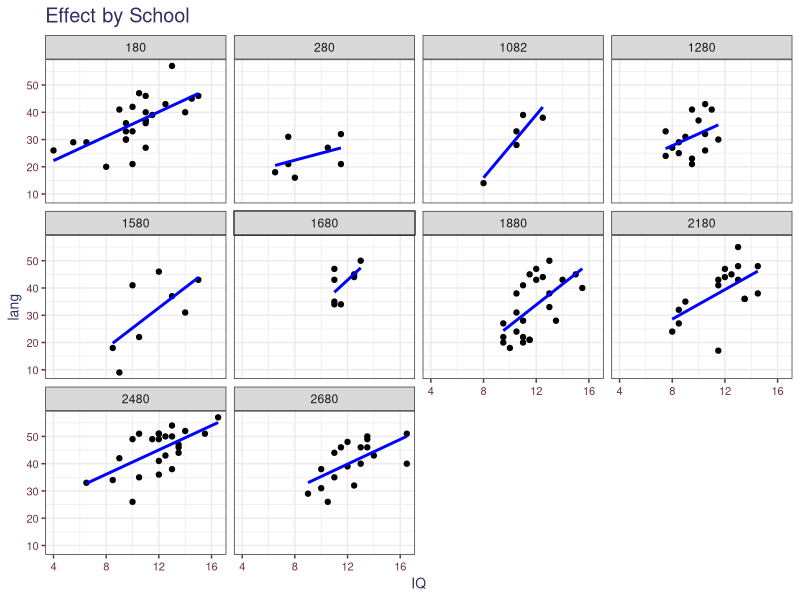

Source code (R):
## ---- chunk 1
library(knitr) # We need the knitr package to set chunk options
library(tidyverse)

# Set default knitr options for knitting code into the report:
opts_chunk$set(echo=TRUE,  # change to FALSE to keep code out of the knitted document
               cache=FALSE, # re-run code that has already been run?
               autodep=TRUE, # assure that caching dependencies are updated correctly
               cache.comments=FALSE, # do not re-run a chunk if only comments are changed
               message=FALSE, # change to FALSE to keep messages out of the knitted document
               warning=FALSE,  # change to FALSE to keep warnings out of the knitted document
               comment = NA,
               tidy.opts=list(width.cutoff=65))

theme1 <- theme_bw() +
  theme(axis.text = element_text(size = 8, colour = "#6b3447"),
        axis.title = element_text(size = 10, colour = "#2f2f63"),
        legend.title = element_text(size = 8, colour = "#2f2f63"),
        legend.text = element_text(size = 8, colour = "#6b3447"), 
        title = element_text(size = 12, colour = "#2f2f63"), 
        axis.ticks = element_line(colour = "#6b3447"),
        plot.caption = element_text(size = 8, colour = "#2f2f63"),
        plot.subtitle = element_text(size = 10, colour = "#2f2f63"))
## ---- chunk 2
library(MASS)
#?nlschools
data(nlschools)
head(nlschools)
## ---- chunk 3
ggplot(data = nlschools[1:151, ]) +
  geom_point(aes(x = IQ, y = lang)) + 
  geom_smooth(aes(x = IQ, y = lang), se = FALSE,
              method = "lm", color = "blue") +
  facet_wrap(~ class) + 
  labs(title = "Effect by School") +
  theme1
## ---- chunk 4
library(lme4)

model1 <- lmer(lang ~ IQ + GS + SES + COMB + (1|class), data = nlschools)
summary(model1)
## ---- chunk 5
library(lme4)

model2 <- lmer(lang ~ IQ + GS + SES + COMB + (IQ - 1|class), data = nlschools)
summary(model2)
## ---- chunk 6
model3 <- lmer(lang ~ GS + SES + COMB + (1|class), data = nlschools)
anova(model3, model1)
## ---- chunk 7
AIC(model3, model1)
BIC(model3, model1)
